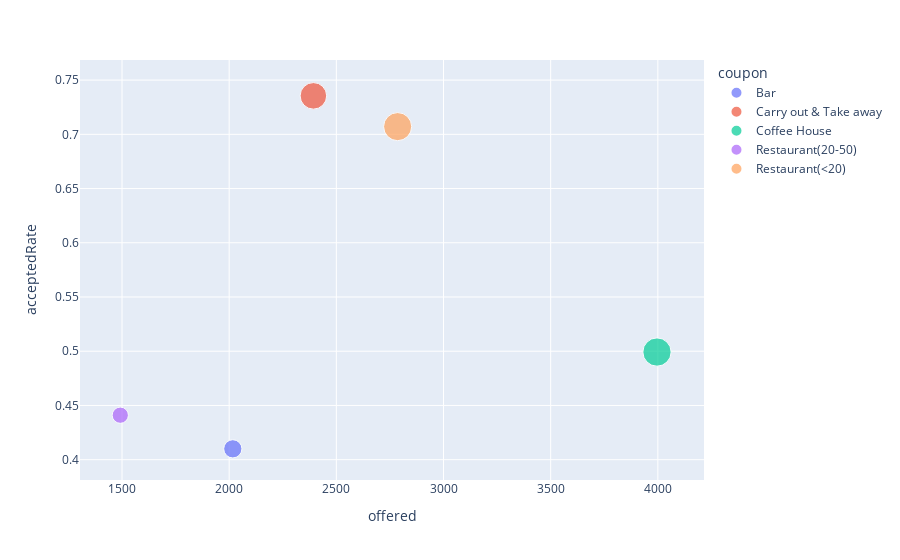

This figure's notebook cell:
### Code cell
import plotly.express as px
fig = px.scatter(acc_rate, x="offered", y="acceptedRate", color="coupon",
                 size='accepted')
fig.show()

### Figure 1 — Plotly figure (JSON) as saved in the notebook; plotly's stock layout.template omitted (floating-point values rounded to 4 significant figures)
{"data": [{"hovertemplate": "coupon=Bar<br>offered=%{x}<br>acceptedRate=%{y}<br>accepted=%{marker.size}<extra></extra>", "legendgroup": "Bar", "marker": {"color": "#636efa", "size": [827], "sizemode": "area", "sizeref": 4.987, "symbol": "circle"}, "mode": "markers", "name": "Bar", "orientation": "v", "showlegend": true, "type": "scatter", "x": [2017], "xaxis": "x", "y": [0.41], "yaxis": "y"}, {"hovertemplate": "coupon=Carry out & Take away<br>offered=%{x}<br>acceptedRate=%{y}<br>accepted=%{marker.size}<extra></extra>", "legendgroup": "Carry out & Take away", "marker": {"color": "#EF553B", "size": [1760], "sizemode": "area", "sizeref": 4.987, "symbol": "circle"}, "mode": "markers", "name": "Carry out & Take away", "orientation": "v", "showlegend": true, "type": "scatter", "x": [2393], "xaxis": "x", "y": [0.7355], "yaxis": "y"}, {"hovertemplate": "coupon=Coffee House<br>offered=%{x}<br>acceptedRate=%{y}<br>accepted=%{marker.size}<extra></extra>", "legendgroup": "Coffee House", "marker": {"color": "#00cc96", "size": [1995], "sizemode": "area", "sizeref": 4.987, "symbol": "circle"}, "mode": "markers", "name": "Coffee House", "orientation": "v", "showlegend": true, "type": "scatter", "x": [3996], "xaxis": "x", "y": [0.4992], "yaxis": "y"}, {"hovertemplate": "coupon=Restaurant(20-50)<br>offered=%{x}<br>acceptedRate=%{y}<br>accepted=%{marker.size}<extra></extra>", "legendgroup": "Restaurant(20-50)", "marker": {"color": "#ab63fa", "size": [658], "sizemode": "area", "sizeref": 4.987, "symbol": "circle"}, "mode": "markers", "name": "Restaurant(20-50)", "orientation": "v", "showlegend": true, "type": "scatter", "x": [1492], "xaxis": "x", "y": [0.441], "yaxis": "y"}, {"hovertemplate": "coupon=Restaurant(<20)<br>offered=%{x}<br>acceptedRate=%{y}<br>accepted=%{marker.size}<extra></extra>", "legendgroup": "Restaurant(<20)", "marker": {"color": "#FFA15A", "size": [1970], "sizemode": "area", "sizeref": 4.987, "symbol": "circle"}, "mode": "markers", "name": "Restaurant(<20)", "orientation": "v", "showlegend": true, "type": "scatter", "x": [2786], "xaxis": "x", "y": [0.7071], "yaxis": "y"}], "layout": {"legend": {"itemsizing": "constant", "title": {"text": "coupon"}, "tracegroupgap": 0}, "margin": {"t": 60}, "xaxis": {"anchor": "y", "domain": [0, 1], "title": {"text": "offered"}}, "yaxis": {"anchor": "x", "domain": [0, 1], "title": {"text": "acceptedRate"}}}}
